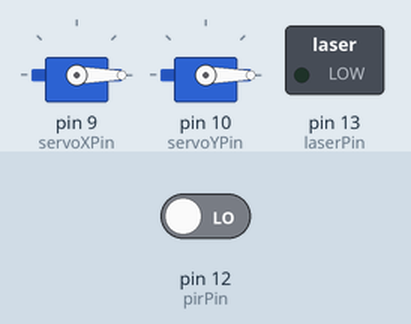
A sketch run on a simulated Arduino Uno, built with avr-gcc and run on an emulated ATmega328P. Shown: 2 × servo, switched loads named in the sketch (green lamp = pin HIGH). Inputs (shaded band) come from the test bench; at power-on: pin 12 (pirPin) LOW. Random numbers use the default seed unless the sketch sets one.

Above: at 1.2 s.
1.3 s: pin 12 (pirPin) driven HIGH
At 5.0 s:
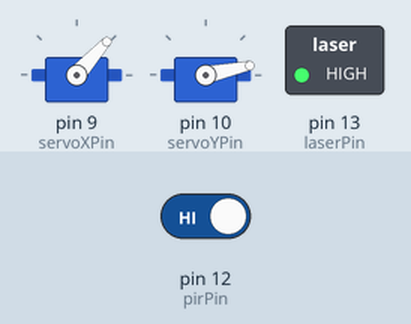
At 6.52 s:
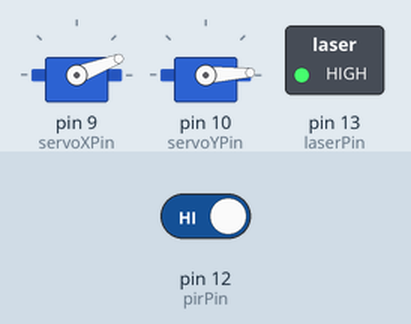
Timing chart, 0 to 10.3 s (numbered marks = the images above; inputs shaded):
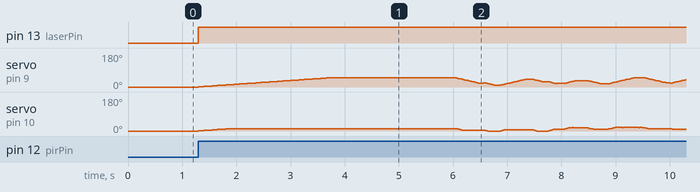

The sketch:

FuckingCatLaser.ino
```cpp
// (licence header left out)
#include <Servo.h>

Servo servoX;
Servo servoY;

int servoXPin = 9;
int servoYPin = 10;

int laserPin = 13;
int pirPin = 12;

int servoXPos = 0;
int servoYPos = 0;

boolean lock = false;

void setup()
{
  servoX.attach(servoXPin);
  servoY.attach(servoYPin);

  servoX.write(0);
  servoY.write(0);

  pinMode(laserPin, OUTPUT);
  pinMode(pirPin, INPUT);

  // Debug
  Serial.begin(9600);
}

void incrimentPos(int newPos, Servo &serv, int newPos2, Servo &serv2)
{
  int i = serv.read();
  int j = serv2.read();
  int k = 0;

  int deltaPos = 0;
  int wait = 15;

  if (i < newPos) {
    deltaPos = newPos - i;
  } else {
    deltaPos = i - newPos;
  }

  if (j < newPos2) {
    deltaPos += newPos2 - j;
  } else {
    deltaPos += j - newPos2;
  }

  if (deltaPos > 50)
    wait = 50;

  while (k < deltaPos) {
    if (i < newPos)
      i += 1;
    else
      i -= 1;


    if (j < newPos2)
      j += 1;
    else
      j -= 1;

    serv.write(i);
    serv2.write(j);
    delay(wait);
    k += 1;
  }
}

void catShow()
{
  lock = true;
  int i = 0;
  int wait;
  int jackpot = 2000;

  digitalWrite(laserPin, HIGH);


  while(i < 100) {
    wait = random(0, 100);

    if (wait % 7 == 0)
      wait = jackpot;

    servoXPos = random(0, 50);
    servoYPos = random(0, 20);

    incrimentPos(servoYPos, servoY, servoXPos, servoX);
    delay(random(wait));
    i += 1;
  }

  digitalWrite(laserPin, LOW);

  // 10 seconds
  delay(10 * 1000);

  lock = false;
}

void loop()
{
  if (lock) {
    return;
  }

  if (digitalRead(pirPin) == HIGH) {
    catShow();
  }
}
```

Measured:
- after the input at 1.3 s, pin 13 (laserPin): LOW → HIGH at once
